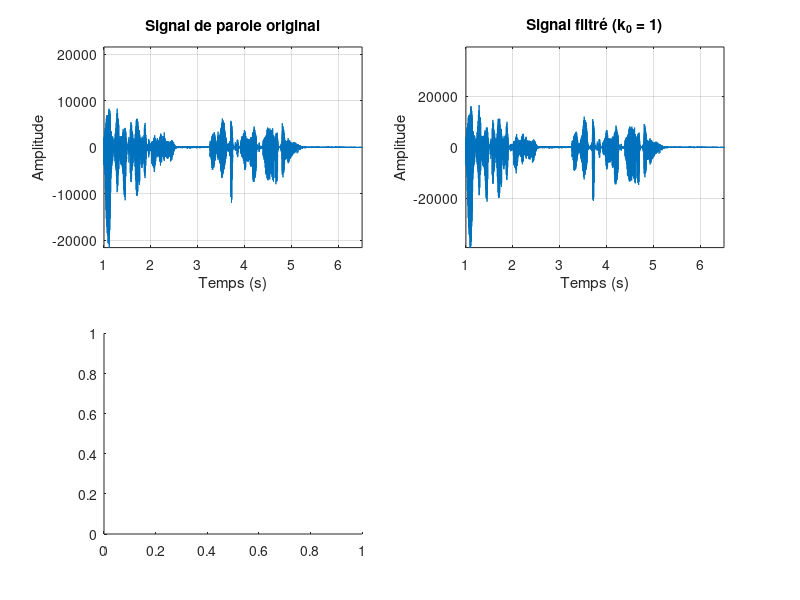

Write the MATLAB code that produced this figure. (Note: this script raises an error after producing the figure.)
%% Préliminaire 3 : Filtrage du signal
clear; close all; clc;

load('fcno01fz.mat');   % Chargement du signal
signal = fcno01fz;
Fe = 8000;              % Fréquence d'échantillonnage
k0_values = [1 10 100 300];

%% Figure globale pour les spectrogrammes 
figure('Name', 'Spectrogrammes pour différentes valeurs de k0', 'NumberTitle', 'off');

for i = 1:length(k0_values)
    k0 = k0_values(i);

    % --- Définition du filtre ---
    h = zeros(1, k0+1);
    h(1) = 1; 
    h(end) = 1;  % h(k) = δ(k) + δ(k - k0)

    % --- Application du filtre ---
    y = filter(h, 1, signal);

    % Lecture audio
    disp(['Lecture du signal filtré pour k_0 = ', num2str(k0)]);
    sound(y / max(abs(y)), Fe);  % normalisation + lecture du signal filtré
    pause(length(y)/Fe + 1);     % attendre la fin du son avant le suivant


    % --- Affichage du spectrogramme et du signal ---
    t = (0:length(signal)-1) / Fe;

    figure('Name', 'Spectrogrammes et signaux pour différentes valeurs de k0', 'NumberTitle', 'off');

    subplot(2,2,1);
    plot(t,signal);
    title('Signal de parole original');
    xlabel('Temps (s)');ylabel('Amplitude');
    xlim([1 6.5]); 
    A = max(abs(signal));
    ylim([-A A]);
    grid on;

    subplot(2,2,2);
    plot(t,y);
    title(['Signal filtré (k_0 = ', num2str(k0_values(i)), ')']);
    xlabel('Temps (s)');ylabel('Amplitude');
    xlim([1 6.5]); 
    A = max(abs(y));
    ylim([-A A]);
    grid on;

    subplot(2,2,3);
    spectrogram(signal, hamming(256), 128, 512, Fe, 'yaxis');
    title('Spectrogramme - signal original');

    subplot(2,2,4);
    spectrogram(y, hamming(256), 128, 512, Fe, 'yaxis');
    title(['Spectrogramme - Signal filtré (k_0 = ', num2str(k0), ')']);
    ylim([0 4]); % 0–4 kHz utile

    

   
end

ogramme
%%  Boucle séparée pour les figures d'analyse du filtre 
for k0 = k0_values
    h = zeros(1, k0+1);
    h(1) = 1; h(end) = 1;

    y = filter(h, 1, signal);
    [H, f] = freqz(h, 1, 512, Fe);

    figure('Name', ['Analyse du filtre pour k_0 = ', num2str(k0)], 'NumberTitle', 'off');

    subplot(2,2,1);
    stem(0:k0, h, 'filled');
    title(['Réponse impulsionnelle h(k), k_0 = ', num2str(k0)]);
    xlabel('k'); grid on;

    subplot(2,2,2);
    plot(f, abs(H), 'LineWidth', 1.2);
    title('Module de la réponse en fréquence');
    xlabel('Fréquence (Hz)'); ylabel('|H(f)|'); grid on;

    subplot(2,2,3);
    plot(signal); 
    title('Signal original');
    xlabel('Échantillons'); 
    xlim([1 length(signal)]); 
    A = max(abs(signal));
    ylim([-A A]);grid on;


    subplot(2,2,4);
    plot(y); 
    title(['Signal filtré (k_0 = ', num2str(k0), ')']);
    xlabel('Échantillons'); 
    xlim([1 length(y)]); 
    A = max(abs(y));
    ylim([-A A]);grid on;
end



